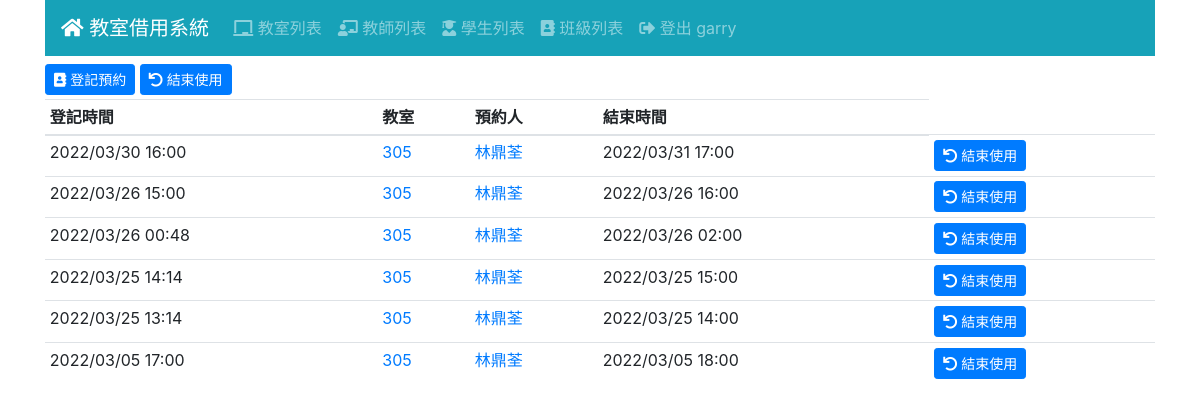
Screenshot of /log/ (signed in) with the database file from the repository.
### log/models.py (models this page shows, shortened)
class Log(Model):
    ST_OPTIONS = [
        (0,'即將使用'),
        (1,'使用中'),
        (2,'使用完畢')
    ]
    teacher = ForeignKey(Teacher, CASCADE)
    room = ForeignKey(Room, CASCADE)
    classes = ForeignKey(Classes, CASCADE)
    reserve = DateTimeField('登記時間', null=True)
    end = DateTimeField('結束使用時間', null=True)
    workstatus = IntegerField('資料狀態', default=0 , choices=ST_OPTIONS)

### room/models.py (models this page shows)
class Room(Model):
    ST_OPTIONS = [
        (0,'使用中'),
        (1,'開放使用')
    ]
    name = CharField('教室名稱', max_length=48)
    preface = ImageField('教室圖片', blank=True)
    detail = TextField('詳細資訊', blank=True)
    status = IntegerField('狀態', default=0 , choices=ST_OPTIONS)

### teacher/models.py (models this page shows, shortened)
class Teacher(Model):
    realname = CharField('姓名', max_length=32)
    tea_classes=models.ManyToManyField(Classes)
    tel = CharField('連絡電話', max_length=10)
    role= CharField('職稱', max_length=20)  #ex:訓育組長、教務主任、高中部數學老師
    cardid= CharField('卡號', max_length=30)

### log/views.py (the view)
# urls.py: path('', LogList.as_view(), name='log_list'),
class LogList(LoginRequiredMixin, ListView):
    model = Log
    ordering = ['-reserve']

### templates/log/log_list.html
{% extends "base.html" %}
{% block content %}
<div class="mb-1">
  <a href="{% url 'reserve_teacher' %}" class="btn btn-sm btn-primary">
    <i class="fas fa-address-book"></i> 登記預約
  </a>
  <a href="{% url 'end_room' %}" class="btn btn-sm btn-primary">
    <i class="fas fa-undo"></i> 結束使用
  </a>
</div>
<div id="log-list">
  <table class="table table-sm">
    <thead>
      <tr>
        <th>登記時間</th>
        <th>教室</th>
        <th>預約人</th>
        <th>結束時間</th>
      </tr>
    </thead>
    <tbody>
      {% for log in log_list %}
      <tr>
        <td>{{ log.reserve|date:"Y/m/d H:i" }}</td>
        <td>
          <a href="{% url 'room_view' log.room.id %}">
            {{ log.room.name }}
          </a>
        </td>
        <td>
          <a href="{% url 'teacher_view' log.teacher.id %}">
            {{ log.teacher.realname }}
          </a>
        </td>
        <td>{{ log.end|date:"Y/m/d H:i" }}</td>
        <td>
            <a href="{% url 'end_log' log.id %}" class="btn btn-sm btn-primary">
              <i class="fas fa-undo"></i> 結束使用
            </a>
          </td>
      </tr>
      {% endfor %}
    </tbody>
  </table>
</div>
{% endblock %}

### templates/navbar.html (shortened to what this page needs)
<nav class="navbar navbar-expand-md navbar-dark bg-info mb-2">
    <a class="navbar-brand" href="/"><i class="fas fa-home"></i> 教室借用系統</a>
    <div class="collapse navbar-collapse" id="navbarNav">
      <ul class="navbar-nav">
        <li class="nav-item">
            <a href="{% url 'room_list' %}" class="nav-link">
              <i class="fas fa-chalkboard"></i> 教室列表
            </a>
        </li>
        {% if user.is_authenticated %}
        <li class="nav-item">
          <a href="{% url 'teacher_list' %}" class="nav-link">
            <i class="fas fa-chalkboard-teacher"></i> 教師列表
          </a>
        </li>
        <li class="nav-item">
          <a href="{% url 'student_list' %}" class="nav-link">
            <i class="fas fa-user-graduate"></i> 學生列表
          </a>
        </li>
        <li class="nav-item">
          <a href="{% url 'classes_list' %}" class="nav-link">
            <i class="fas fa-address-book"></i> 班級列表
          </a>
        </li>
        <li class="nav-item">
          <a href="{% url 'logout' %}" class="nav-link">
            <i class="fas fa-sign-out-alt"></i> 登出 {{ user.username }}
          </a>
        </li>
        {% else %}
        <li class="nav-item">
          <a href="{% url 'login' %}" class="nav-link">
            <i class="fas fa-sign-in-alt"></i>登入
          </a>
        </li>
        {% endif %}
      </ul>
    </div>
  </nav>

### rows the page displays
Log: reserve "2022/03/30 16:00", room.name "305", teacher.realname "林鼎荃", end "2022/03/31 17:00"
Log: reserve "2022/03/26 15:00", room.name "305", teacher.realname "林鼎荃", end "2022/03/26 16:00"
Log: reserve "2022/03/26 00:48", room.name "305", teacher.realname "林鼎荃", end "2022/03/26 02:00"
Log: reserve "2022/03/25 14:14", room.name "305", teacher.realname "林鼎荃", end "2022/03/25 15:00"
Log: reserve "2022/03/25 13:14", room.name "305", teacher.realname "林鼎荃", end "2022/03/25 14:00"
Log: reserve "2022/03/05 17:00", room.name "305", teacher.realname "林鼎荃", end "2022/03/05 18:00"

### other values shown
{{ user.username }} "garry"
